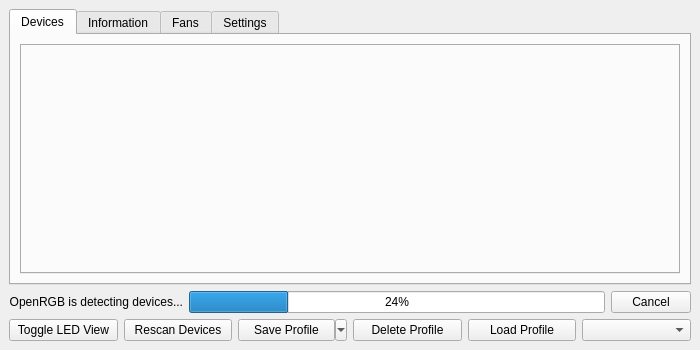
<?xml version="1.0" encoding="UTF-8"?>
<ui version="4.0">
 <class>OpenRGBDialog2Ui</class>
 <widget class="QMainWindow" name="OpenRGBDialog2Ui">
  <property name="geometry">
   <rect>
    <x>0</x>
    <y>0</y>
    <width>700</width>
    <height>350</height>
   </rect>
  </property>
  <property name="windowTitle">
   <string>OpenRGB</string>
  </property>
  <widget class="QWidget" name="centralWidget">
   <layout class="QGridLayout" name="gridLayout">
    <item row="2" column="0" colspan="5">
     <widget class="QTabWidget" name="MainTabBar">
      <property name="tabShape">
       <enum>QTabWidget::Rounded</enum>
      </property>
      <property name="currentIndex">
       <number>0</number>
      </property>
      <property name="iconSize">
       <size>
        <width>20</width>
        <height>20</height>
       </size>
      </property>
      <widget class="QWidget" name="TabDevices">
       <attribute name="title">
        <string>Devices</string>
       </attribute>
       <layout class="QGridLayout" name="gridLayout_3">
        <item row="1" column="0">
         <widget class="QTabWidget" name="DevicesTabBar">
          <property name="tabPosition">
           <enum>QTabWidget::West</enum>
          </property>
         </widget>
        </item>
       </layout>
      </widget>
      <widget class="QWidget" name="TabInformation">
       <attribute name="title">
        <string>Information</string>
       </attribute>
       <layout class="QGridLayout" name="gridLayout_2">
        <item row="0" column="0">
         <widget class="QTabWidget" name="InformationTabBar">
          <property name="tabPosition">
           <enum>QTabWidget::West</enum>
          </property>
          <property name="currentIndex">
           <number>-1</number>
          </property>
         </widget>
        </item>
       </layout>
      </widget>
      <widget class="QWidget" name="TabFans">
       <attribute name="title">
        <string>Fans</string>
       </attribute>
       <widget class="QTabWidget" name="FanTabBar">
        <property name="geometry">
         <rect>
          <x>0</x>
          <y>0</y>
          <width>4</width>
          <height>4</height>
         </rect>
        </property>
        <property name="tabPosition">
         <enum>QTabWidget::West</enum>
        </property>
        <property name="currentIndex">
         <number>-1</number>
        </property>
       </widget>
      </widget>
      <widget class="QWidget" name="TabSettings">
       <attribute name="title">
        <string>Settings</string>
       </attribute>
       <layout class="QGridLayout" name="gridLayout_4">
        <item row="0" column="0">
         <widget class="QTabWidget" name="SettingsTabBar">
          <property name="tabPosition">
           <enum>QTabWidget::West</enum>
          </property>
          <property name="currentIndex">
           <number>-1</number>
          </property>
         </widget>
        </item>
       </layout>
      </widget>
     </widget>
    </item>
    <item row="6" column="0" colspan="5">
     <layout class="QHBoxLayout" name="MainButtonsLayout">
      <item>
       <widget class="QFrame" name="MainButtonsFrame">
        <property name="frameShape">
         <enum>QFrame::NoFrame</enum>
        </property>
        <property name="frameShadow">
         <enum>QFrame::Raised</enum>
        </property>
        <layout class="QGridLayout" name="gridLayout_5">
         <property name="leftMargin">
          <number>0</number>
         </property>
         <property name="topMargin">
          <number>0</number>
         </property>
         <property name="rightMargin">
          <number>0</number>
         </property>
         <property name="bottomMargin">
          <number>0</number>
         </property>
         <item row="0" column="0">
          <widget class="QPushButton" name="ButtonToggleDeviceView">
           <property name="text">
            <string>Toggle LED View</string>
           </property>
          </widget>
         </item>
         <item row="0" column="1">
          <widget class="QPushButton" name="ButtonRescan">
           <property name="text">
            <string>Rescan Devices</string>
           </property>
          </widget>
         </item>
         <item row="0" column="2">
          <widget class="QToolButton" name="ButtonSaveProfile">
           <property name="sizePolicy">
            <sizepolicy hsizetype="Minimum" vsizetype="Minimum">
             <horstretch>0</horstretch>
             <verstretch>0</verstretch>
            </sizepolicy>
           </property>
           <property name="text">
            <string>Save Profile</string>
           </property>
           <property name="popupMode">
            <enum>QToolButton::MenuButtonPopup</enum>
           </property>
          </widget>
         </item>
         <item row="0" column="3">
          <widget class="QPushButton" name="ButtonDeleteProfile">
           <property name="text">
            <string>Delete Profile</string>
           </property>
          </widget>
         </item>
         <item row="0" column="4">
          <widget class="QPushButton" name="ButtonLoadProfile">
           <property name="text">
            <string>Load Profile</string>
           </property>
          </widget>
         </item>
         <item row="0" column="5">
          <widget class="QComboBox" name="ProfileBox"/>
         </item>
        </layout>
       </widget>
      </item>
     </layout>
    </item>
    <item row="4" column="0" colspan="5">
     <layout class="QHBoxLayout" name="DetectorLayout">
      <item>
       <widget class="QLabel" name="DetectionProgressLabel">
        <property name="text">
         <string>OpenRGB is detecting devices...</string>
        </property>
        <property name="alignment">
         <set>Qt::AlignRight|Qt::AlignTrailing|Qt::AlignVCenter</set>
        </property>
       </widget>
      </item>
      <item>
       <widget class="QProgressBar" name="DetectionProgressBar">
        <property name="value">
         <number>24</number>
        </property>
       </widget>
      </item>
      <item>
       <widget class="QPushButton" name="ButtonStopDetection">
        <property name="text">
         <string>Cancel</string>
        </property>
       </widget>
      </item>
     </layout>
    </item>
   </layout>
  </widget>
  <action name="ActionSaveProfile">
   <property name="text">
    <string>Save Profile</string>
   </property>
   <property name="toolTip">
    <string>Save Profile</string>
   </property>
  </action>
  <action name="ActionSaveProfileAs">
   <property name="text">
    <string>Save Profile As...</string>
   </property>
   <property name="toolTip">
    <string>Save Profile with custom name</string>
   </property>
  </action>
 </widget>
 <resources/>
 <connections/>
</ui>
